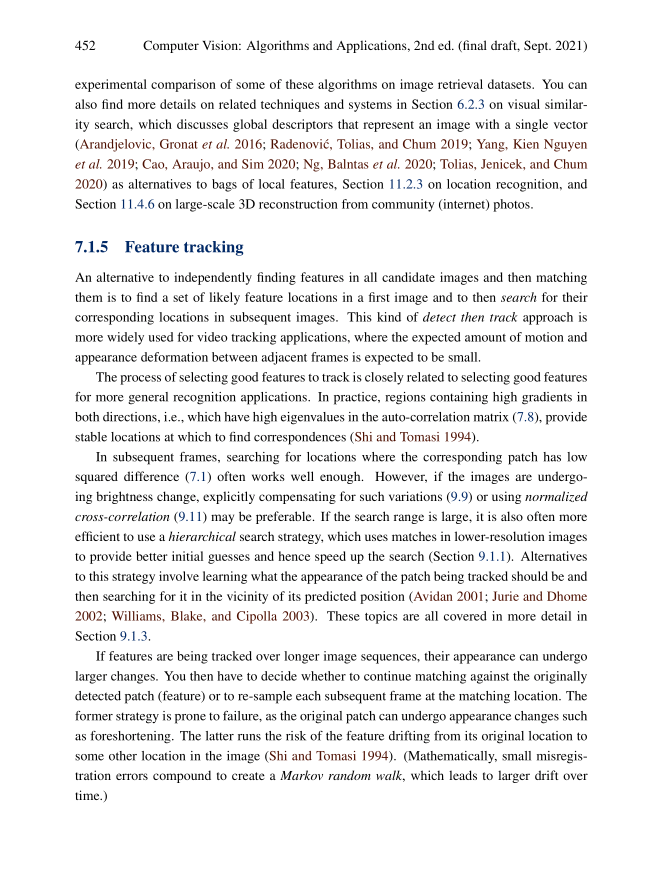
#> input picture assignment_4/images/reference_img.png, 1325 x 1750 px (shown at 1/2 size)
$ python main.py
#> lines starting #> are read from the running program, lines starting #| are printed output that depends on the picture; after the words box and inside, x2 and y2 are one past the last pixel; in counts of white or black regions, pixels touching at a corner belong together
#> further down, reference_image is the input picture: shape (1750, 1325, 3); mean B, G, R 239, 239, 239.3
import cv2
import numpy as np

IMAGE_FOLDER = r"images"
RESULT_FOLDER = r"results"

def find_corner(reference_image):
    gray = cv2.cvtColor(reference_image,cv2.COLOR_BGR2GRAY)

    gray = np.float32(gray)
    dst = cv2.cornerHarris(gray, 2, 3, 0.04)
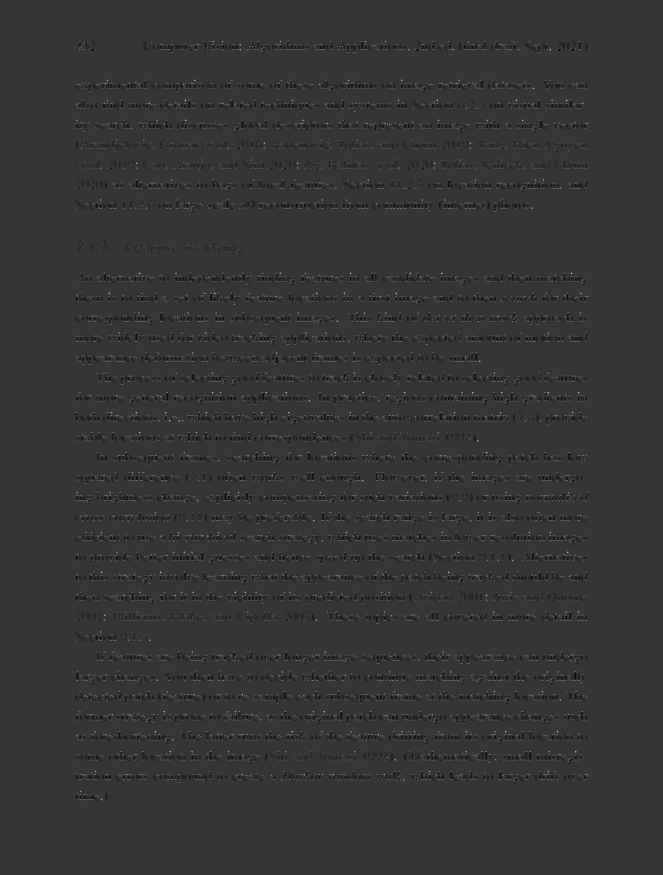
#> dst: shape (1750, 1325) float32 (shown at 1/2 size); min -169130016, max 626358080, mean -693848.5; drawn with min black and max white
    dst = cv2.dilate(dst, None)
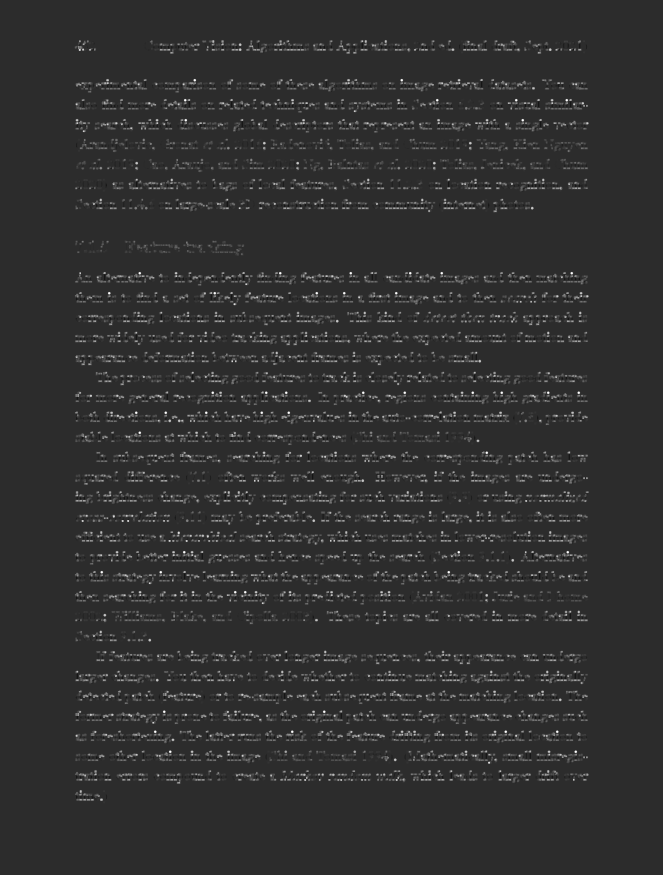
#> dst: shape (1750, 1325) float32 (shown at 1/2 size); min -133245432, max 626358080, mean 13662598; drawn with min black and max white

    img = reference_image.copy()
    threshold = 0.1 * dst.max()
#> threshold = 62635808
    corners = np.where(dst > threshold)
#> corners = 169378 positions, rows 80 to 1601, columns 150 to 1176
    img[corners] = [0, 0, 255]
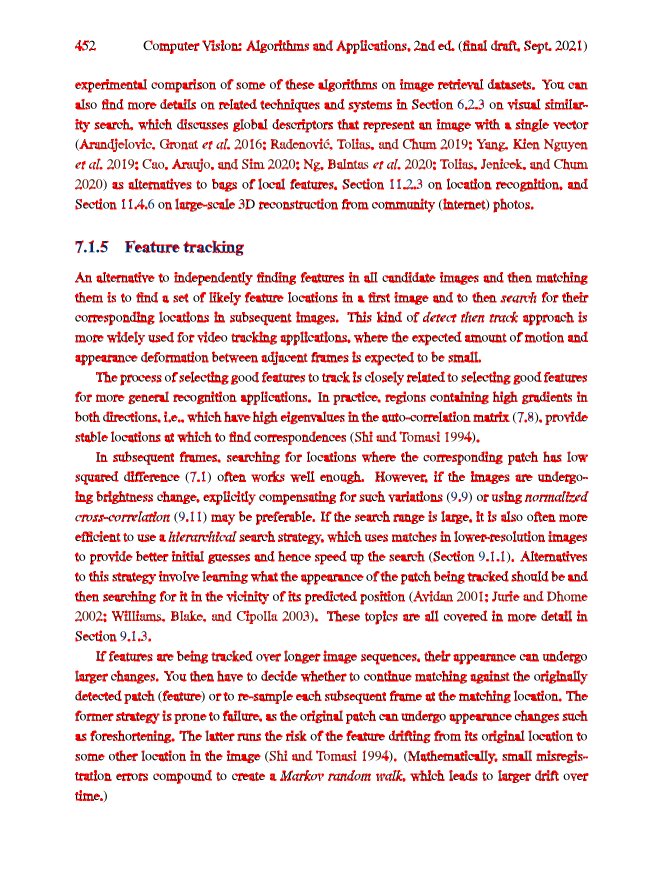
#> img: shape (1750, 1325, 3) (shown at 1/2 size); 7.3% of pixels changed, all inside (x1, y1, x2, y2) = (150, 80, 1177, 1602)

    cv2.imwrite(f"{RESULT_FOLDER}/harris.png", img)

def align_images_sift(image_to_align, reference_image, max_features=10, good_match_percent=0.7):
    img1 = cv2.cvtColor(reference_image, cv2.COLOR_BGR2GRAY)
#> (the run stopped early here; a loop or call above may not have finished)

$ run again, with assignment_3/images/shapes_template.jpg saved as assignment_4/images/reference_img.png
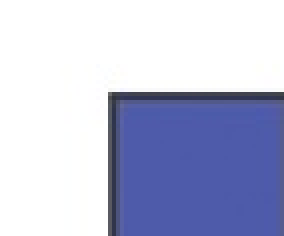
#> input picture assignment_3/images/shapes_template.jpg, 71 x 59 px (shown 4 times larger)
#> reference_image is the input picture: shape (59, 71, 3); mean B, G, R 218.4, 191.9, 187.6
#> in find_corner, `dst = cv2.dilate(dst, None)`:
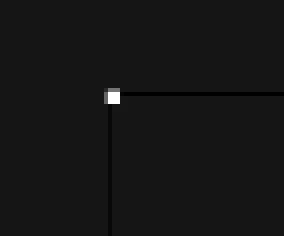
#> dst: shape (59, 71) float32 (shown 4 times larger); min -12253500, max 130268640, mean 173893.3; drawn with min black and max white
#> threshold = 13026864
#> corners = 15 positions, rows 22 to 25, columns 26 to 29
#> in find_corner, `img[corners] = [0, 0, 255]`:
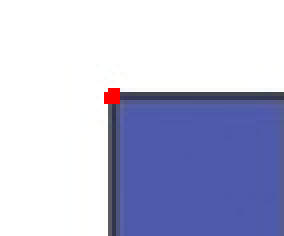
#> img: shape (59, 71, 3) (shown 4 times larger); 0.36% of pixels changed, all inside (x1, y1, x2, y2) = (26, 22, 30, 26)
